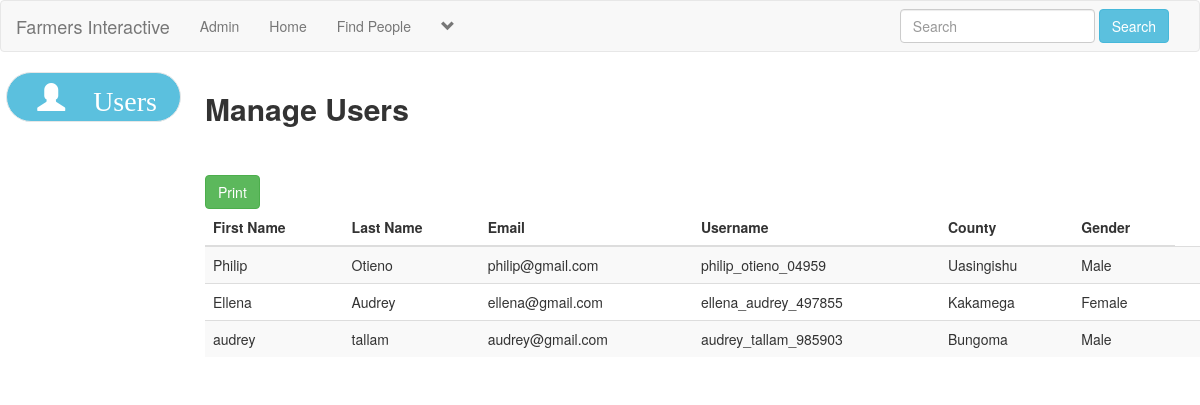
Page /admin/users.php (signed in) on the committed database.
### tables this page shows
CREATE TABLE `users` (
  `user_id` int(11) NOT NULL AUTO_INCREMENT,
  `f_name` text NOT NULL,
  `l_name` text NOT NULL,
  `user_name` text NOT NULL,
  `describe_user` varchar(255) NOT NULL,
  `Relationship` text NOT NULL,
  `user_pass` varchar(255) NOT NULL,
  `user_email` varchar(255) NOT NULL,
  `user_county` text NOT NULL,
  `user_gender` text NOT NULL,
  `user_birthday` text NOT NULL,
  `user_image` varchar(255) NOT NULL,
  `user_cover` varchar(255) NOT NULL,
  `user_reg_date` timestamp NOT NULL DEFAULT current_timestamp(),
  `status` text NOT NULL,
  `posts` text NOT NULL,
  `recovery_account` text NOT NULL,
  PRIMARY KEY (`user_id`)
);

### admin/users.php (the view, shortened to what this page needs)
<!DOCTYPE html>
<?php
include("includes/header.php");
?>
<?php
	$mysqli =new mysqli('localhost', 'root','', 'farmers') or die(mysqli_error(mysqli));
	$result =$mysqli->query("SELECT * from users") or die($mysqli->error);
 ?>
<html>
<head>
	<link rel="stylesheet" href="https://maxcdn.bootstrapcdn.com/bootstrap/3.3.7/css/bootstrap.min.css">
	<link rel="stylesheet" type="text/css" href="style/home_style2.css">
</head>
<body>
	<div class="row">
		<div class="col-sm-2" style="left:0.5%;">
			<?php include 'side-nav.php';?>
		</div>
		<div class="col-sm-10" style="left:7%:">
			<h2><strong>Manage Users</strong></h2><br><br>
            <table class="table table-striped table-hover">
                <thead>
                    <tr>
                        <th>First Name</th>
                        <th>Last Name</th>
      					       <th>Email</th>
      					       <th>Username</th>
                        <th>County</th>
                        <th>Gender</th>
                    </tr>
                </thead>
                <tbody>
    	<?php
           while($row = mysqli_fetch_array($result))
                {
                ?>
     <tr>
      <td><?php echo $row["f_name"]; ?></td>
      <td><?php echo $row["l_name"]; ?></td>
      <td><?php echo $row["user_email"]; ?></td>
      <td><?php echo $row["user_name"]; ?></td>
      <td><?php echo $row["user_county"]; ?></td>
      <td><?php echo $row["user_gender"]; ?></td>
      <td>
      </td>
     </tr>
                <?php
                    }
                ?>
                </tbody>
                <a target="new" href='functions/print.php' style='float:left;'><button class='btn btn-success'>Print</button>
            </table>
		</div>
	</div>
</body>
</html>

### admin/includes/header.php (shortened to what this page needs)
<?php
include("functions/functions.php");
?>
<nav class="navbar navbar-default">
	<div class="container-fluid">
		<div class="navbar-header">
			<a class="navbar-brand" href="home.php">Farmers Interactive</a>
		</div>
		<div class="collapse navbar-collapse" id="bs-example-navbar-collapse-1">
	      <ul class="nav navbar-nav">
	      	<?php
			$user = $_SESSION['user_email'];
			$get_user = "select * from admin where user_email='$user'";
			$run_user = mysqli_query($con,$get_user);
			$row=mysqli_fetch_array($run_user);
			$username = $row['username'];
			?>
	        <li><a href='profile.php?<?php echo "u_id=$user_id" ?>'><?php echo "$username"; ?></a></li>
	       	<li><a href="home.php">Home</a></li>
			<li><a href="members.php">Find People</a></li>
					<?php
						echo"
						<li class='dropdown'>
							<a href='#' class='dropdown-toggle' data-toggle='dropdown' role='button' aria-haspopup='true' aria-expanded='false'><span><i class='glyphicon glyphicon-chevron-down'></i></span></a>
							<ul class='dropdown-menu'>
								<li role='separator' class='divider'></li>
								<li>
									<a href='logout.php'>Logout</a>
								</li>
							</ul>
						</li>
						";
					?>
			</ul>
			<ul class="nav navbar-nav navbar-right">
				<li class="dropdown">
					<form class="navbar-form navbar-left" method="get" action="results.php">
						<div class="form-group">
							<input type="text" class="form-control" name="user_query" placeholder="Search">
						</div>
						<button type="submit" class="btn btn-info" name="search">Search</button>
					</form>
				</li>
			</ul>
		</div>
	</div>
</nav>

### style/home_style2.css (style rules this page uses)
body { overflow-x: hidden; }

### rows in the picture
users: f_name "Philip", l_name "Otieno", user_email "philip@gmail.com", user_name "philip_otieno_04959", user_county "Uasingishu", user_gender "Male"
users: f_name "Ellena", l_name "Audrey", user_email "ellena@gmail.com", user_name "ellena_audrey_497855", user_county "Kakamega", user_gender "Female"
users: f_name "audrey", l_name "tallam", user_email "audrey@gmail.com", user_name "audrey_tallam_985903", user_county "Bungoma", user_gender "Male"

### other values in the picture
$username "Admin"
